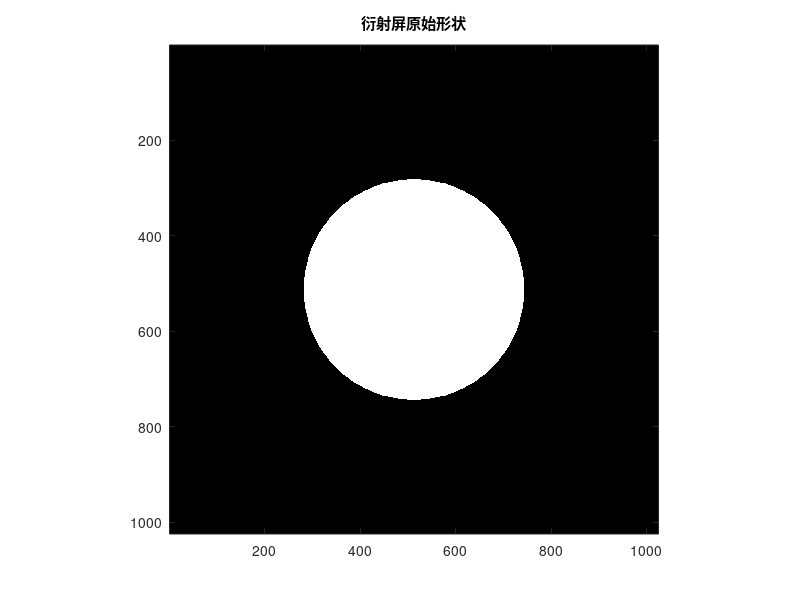
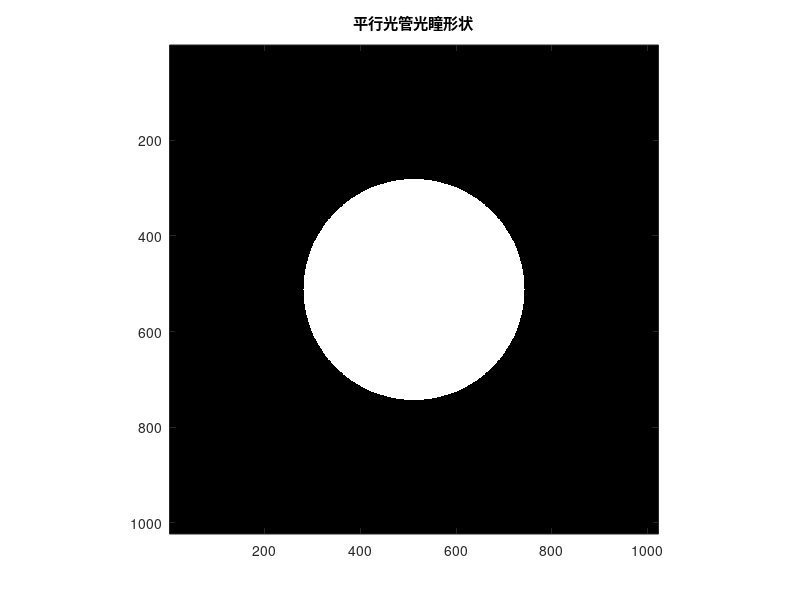
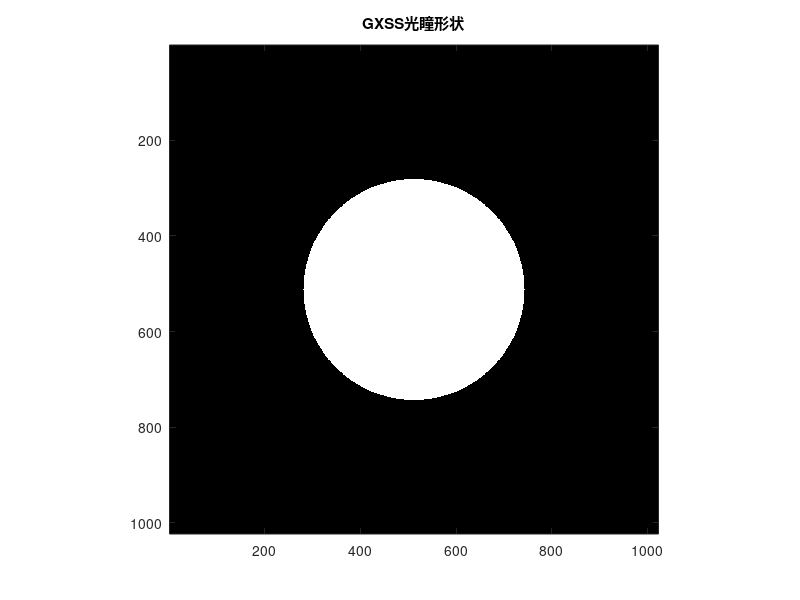

Recreate these plots in MATLAB, in order. (Note: this script raises an error after producing the figures.)
%% 调试日志  
% by 徐天晓
%2026.9.23
%本程序作用是生成不同的GXSS的波像差
%通过更改循环参数sim_total_num可以定义n个样本
%程序运行后的数据保存在ansmat和initial


clc;
clear;
close all;
tic;
%% 导入初始标准圆 进行预处理
load('ExitPupil.mat');%由光瞳导入图像
image=ExitPupil;
[image_x,image_y]=size(image);
if mod(image_x,2)==0
%     samplingpoint_N=image_x/2-1;      %采样点数为偶数
    samplingpoint_N=image_x-1;      %采样点数为偶数
else
    samplingpoint_N=(image_x-1)/2;    %采样点数为奇数
end
ExitPupil_original=image;  
figure('NumberTitle', 'off', 'Name', '衍射屏原始形状');
imagesc(ExitPupil_original); %画衍射屏的形状 
colormap([0 0 0; 1 1 1]) %颜色以黑白区分 
axis image 
title('衍射屏原始形状');

%% 仿真参数设置
Anm_parallel_num=32;       %Z4-Z36
Anm_interferometer_num=32; %Z4-Z36
NKflag=1;%0代表标准泽尼克多项式,1代表条纹泽尼克多项式
RMS_parallel_Level=1/14;%平行光管波像差RMS
RMS_GXSS_Level=1/14;%干涉仪波像差RMS


%% 定义循环参数
sim_total_num=2;%通过更改循环参数sim_total_num可以定义n个样本

% misalignment=zeros(sim_total_num,5);
% test_zernike_RMS=zeros(sim_total_num,3);
ansmat(sim_total_num).ellipticity_parallel_GXSS = [];
ansmat(sim_total_num).PSF = [];
%% 光瞳参数设置
radius_ex=231;    %圆孔外半径 
radius_in=0;     %圆孔内半径
% radius_k=radius_in/radius_ex;     %内半径与外半径之比
zernike_poly_parallel=zeros(samplingpoint_N,samplingpoint_N);
zernike_poly_GXSS=zeros(samplingpoint_N,samplingpoint_N);
zernike_poly_parallel_GXSS=zeros(samplingpoint_N,samplingpoint_N);
r_temp_cac=zeros(samplingpoint_N,samplingpoint_N);

%% 平行光管广义光瞳函数
ExitPupil_parallel=zeros(samplingpoint_N,samplingpoint_N); 
x_ep=linspace(-samplingpoint_N/2+0.5,samplingpoint_N/2-0.5,samplingpoint_N);
y_ep=linspace(samplingpoint_N/2-0.5,-samplingpoint_N/2+0.5,samplingpoint_N);  
[x_ap,y_ap]=meshgrid(linspace(-samplingpoint_N/2+0.5,samplingpoint_N/2-0.5,samplingpoint_N));   
% D=((x_ap-a).^2+(y_ap-b).^2).^(1/2); %光瞳函数上一点到零点的距离
D=((x_ap).^2+(y_ap).^2).^(1/2); %光瞳函数上一点到零点的距离
distance_r1=find(D>=radius_in & D<=radius_ex); 
ExitPupil_parallel(distance_r1)=1;    %设置孔半径范围内透射系数为1

ExitPupil_original=ExitPupil_parallel;  
figure('NumberTitle', 'off', 'Name', '衍射屏原始形状');
imagesc(ExitPupil_original); %画衍射屏的形状 
colormap([0 0 0; 1 1 1]) %颜色以黑白区分 
axis image 
title('平行光管光瞳形状');
%% GXSS广义光瞳函数

ExitPupil_GXSS=zeros(samplingpoint_N,samplingpoint_N); 
distance_r2=find(D>=0 & D<=radius_ex); 
ExitPupil_GXSS(distance_r2)=1;    %设置孔半径范围内透射系数为1

ExitPupil_original=ExitPupil_GXSS;  
figure('NumberTitle', 'off', 'Name', '衍射屏原始形状');
imagesc(ExitPupil_original); %画衍射屏的形状 
colormap([0 0 0; 1 1 1]) %颜色以黑白区分 
axis image 
title('GXSS光瞳形状');

[polor_r,polor_t]=cartesian2polar(x_ep,y_ep,samplingpoint_N,samplingpoint_N,0,radius_ex);

%% 平行光管波像差
    Anm_parallel = RandNum(Anm_parallel_num,RMS_parallel_Level,NKflag); %生成RMS固定的zernike多项式随机系数
        for i_x=1:samplingpoint_N
            for i_y=1:samplingpoint_N
                 r_temp=sqrt((x_ep(i_x)).^2+(y_ep(i_y)).^2); %计算各个像素到中心点的距离
                 if (r_temp>=0 && r_temp<radius_ex)%光瞳函数加像差 
                    zernike_poly_parallel(i_x,i_y)=zernike_fun(polor_r(i_x,i_y),polor_t(i_x,i_y),Anm_parallel,NKflag);%调用zernike_fun函数计算zernike多项式
                 end
            end
        end

    parallel_aberrated=ExitPupil_parallel.*exp(1i*2*pi*zernike_poly_parallel);
    
    initial.parallel_zernike=Anm_parallel;
    initial.parallel_poly_zernike=zernike_poly_parallel;
    initial.parallel_aberrated=parallel_aberrated;
%     cac_zernike=(nonzeros(zernike_poly_parallel))';%取矩阵中所有非零元素组成一维矩阵
%     test_zernike_RMS(step_num,1)=rms(cac_zernike);

%% GXSS波像差
    Anm_GXSS = RandNum(Anm_interferometer_num,RMS_GXSS_Level,NKflag); %生成RMS固定的zernike多项式随机系数
        for i_x=1:samplingpoint_N
            for i_y=1:samplingpoint_N
                 r_temp=sqrt((x_ep(i_x)).^2+(y_ep(i_y)).^2); %计算各个像素到中心点的距离
                 if (r_temp>=0 && r_temp<radius_ex)%干涉仪增加像差需要对整个环内加像差
                    zernike_poly_GXSS(i_x,i_y)=zernike_fun(polor_r(i_x,i_y),polor_t(i_x,i_y),Anm_GXSS,NKflag);%调用zernike_fun函数计算zernike多项式 
                 end
            end
        end
  
    GXSS_aberrated=ExitPupil_GXSS.*exp(1i*2*pi*(zernike_poly_GXSS));
    initial.GXSS_zernike = Anm_GXSS;
    initial.GXSS_poly_zernike=zernike_poly_GXSS;
    initial.GXSS_aberrated=GXSS_aberrated;
    
    
%     cac_zernike=(nonzeros(zernike_poly_GXSS))';%取矩阵中所有非零元素组成一维矩阵
%     test_zernike_RMS(step_num,2)=rms(cac_zernike);
%% 光学系统理论波像差
    Anm_parallel_GXSS = Anm_parallel+Anm_GXSS;
        for i_x=1:samplingpoint_N
            for i_y=1:samplingpoint_N
                 r_temp=sqrt((x_ep(i_x)).^2+(y_ep(i_y)).^2); %计算各个像素到中心点的距离
                 if (r_temp>=0 && r_temp<radius_ex)%干涉仪增加像差需要对整个环内加像差
                    zernike_poly_parallel_GXSS(i_x,i_y)=zernike_fun(polor_r(i_x,i_y),polor_t(i_x,i_y),Anm_parallel_GXSS,NKflag);%调用zernike_fun函数计算zernike多项式 
                 end
            end
        end
       parallel_GXSS_aberrated=ExitPupil_GXSS.*exp(1i*2*pi*(zernike_poly_parallel_GXSS));
       initial.parallel_GXSS_poly_zernike = zernike_poly_parallel_GXSS;
       initial.parallel_GXSS_aberrated = parallel_GXSS_aberrated;
  
        fft_parallel_GXSS=fftshift(fft2(parallel_GXSS_aberrated));    % 含有误差的光学系统的广义光瞳函数傅里叶变换
        PSF_parallel_GXSS=fft_parallel_GXSS.*conj(fft_parallel_GXSS);
        PSF_parallel_GXSS=PSF_parallel_GXSS./max(max(PSF_parallel_GXSS));  %归一化
        initial.parallel_GXSS_PSF=PSF_parallel_GXSS;
        
for step_num=1:sim_total_num %开始循环
%% 光学系统带误差的波像差
    Deta_error = RandNum(Anm_interferometer_num,RMS_GXSS_Level,NKflag);
    Anm_parallel_GXSS = Anm_parallel+Anm_GXSS+Deta_error;
        for i_x=1:samplingpoint_N
            for i_y=1:samplingpoint_N
                 r_temp=sqrt((x_ep(i_x)).^2+(y_ep(i_y)).^2); %计算各个像素到中心点的距离
                 if (r_temp>=0 && r_temp<radius_ex)%干涉仪增加像差需要对整个环内加像差
                    zernike_poly_parallel_GXSS(i_x,i_y)=zernike_fun(polor_r(i_x,i_y),polor_t(i_x,i_y),Anm_parallel_GXSS,NKflag);%调用zernike_fun函数计算zernike多项式 
                 end
            end
        end
 
    parallel_GXSS_aberrated=ExitPupil_parallel.*exp(1i*2*pi*(zernike_poly_parallel_GXSS));
    ansmat(step_num).Deta_error = Deta_error;
%     cac_zernike=(nonzeros(zernike_poly_parallel_GXSS))';%取矩阵中所有非零元素组成一维矩阵
%     test_zernike_RMS(step_num,3)=rms(cac_zernike); 
    
%% 求PSF
%     fft_parallel=fftshift(fft2(parallel_aberrated));     %平行光管的广义光瞳函数傅里叶变换
%     PSF_parallel=fft_parallel.*conj(fft_parallel);
%     % PSF_BH=(abs(B)).^2;
%     PSF_parallel=PSF_parallel./max(max(PSF_parallel));  %归一化
  
    fft_parallel_GXSS=fftshift(fft2(parallel_GXSS_aberrated));    % 含有误差的光学系统的广义光瞳函数傅里叶变换
    PSF_parallel_GXSS=fft_parallel_GXSS.*conj(fft_parallel_GXSS);
    PSF_parallel_GXSS=PSF_parallel_GXSS./max(max(PSF_parallel_GXSS));  %归一化
%% 经系统退化成像
%     ima_g1=conv2(image,PSF_parallel,'same');%经光学系统成像  
%     ima_g2=conv2(ima_g1,PSF_GXSS,'same');%经光学系统成像  
%     ima_g1=conv2(image,PSF_parallel_GXSS,'same');%经光学系统成像  

%% 计算椭率
%     PSF_pic_parallel_GXSS=ima_g1./max(max(ima_g1));
    % PSF_recover_obstruct=ima_LR_obstruct./max(max(ima_LR_obstruct));
%     PSF_recover_if=ima_LR_if./max(max(ima_LR_if));
    % PSF_recover_expand=ima_LR_if_expand./max(max(ima_LR_if_expand));

    ellipticity_parallel_GXSS = cac_ellipticity_fun(PSF_parallel_GXSS,1);%原始图像椭率
    
    % ellipticity_recover_obstruct = cac_ellipticity_fun(PSF_recover_obstruct)%去遮拦PSF恢复后椭率
%     ellipticity_recover_if = cac_ellipticity_fun(PSF_recover_if,1);%干涉仪PSF恢复后椭率
    % ellipticity_recover_expand = cac_ellipticity_fun(PSF_recover_expand,2)%插值后的椭率

    ansmat(step_num).ellipticity_parallel_GXSS=ellipticity_parallel_GXSS;
    ansmat(step_num).PSF=PSF_parallel_GXSS;

end

fft_GXSS=fftshift(fft2(GXSS_aberrated));    % GXSS的广义光瞳函数傅里叶变换
PSF_GXSS=fft_GXSS.*conj(fft_GXSS);
PSF_GXSS=PSF_GXSS./max(max(PSF_GXSS));  %归一化 
ellipticity_GXSS = cac_ellipticity_fun(PSF_GXSS,1);%光学系统成像后椭率
initial.ellipticity_GXSS = ellipticity_GXSS;


save('ansmat','ansmat');
save('initial','initial');
%% 画图
% figure('NumberTitle', 'off', 'Name', '计算结果');
% plot(ans_mat(:,1),'b-s','linewidth',1.5);
% hold on
% 
% plot(ans_mat(:,2),'r-*','linewidth',1.5);
% hold on
% 
% plot(ans_mat(:,3),'g-o','linewidth',1.5);
% hold off
% grid on
% legend('e parallel and GXSS','e GXSS','e LR')
% title('LR算法遮拦恢复');
% 
% GXSS_PG=ans_mat(:,2)-ans_mat(:,1);
% GXSS_LR=ans_mat(:,2)-ans_mat(:,3);
% mean_abs_GXSS_PG=mean(abs(GXSS_PG))
% mean_abs_GXSS_LR=mean(abs(GXSS_LR))
% figure('NumberTitle', 'off', 'Name', '分析结果');
% % plot([1,sim_total_num],[0,0],'k-','linewidth',1);
% % plot(ans_mat(:,2),'k-','linewidth',1);
% % hold on
% plot(GXSS_PG,'r-','linewidth',1);
% hold on
% plot(GXSS_LR,'b-','linewidth',1);
% hold off
% % bar([GXSS_PG GXSS_LR]);
% legend('e GXSS-PG','e GXSS-LR');
% title('分析');
% 
% cac_data=abs(GXSS_PG)-abs(GXSS_LR);
% data1=length(find(cac_data>0))
% data2=500-data1;
% % y=[data1;data2];
% % figure('NumberTitle', 'off', 'Name', '分析结果');
% % bar(y);
% % legend('e GXSS-PG','e GXSS-LR');
% % title('分析');

toc;
beep;
